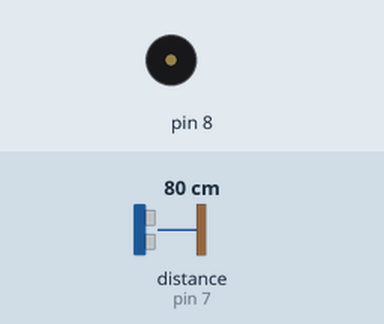
Bench run of a sketch on a simulated Arduino Uno, built with avr-gcc and run on an emulated ATmega328P. On the bench: buzzer (waves = sounding). Inputs (shaded band) come from the test bench; at power-on: distance to the obstacle (sensor on pin 7) 80 cm. The echo pulse lasts 58.3 µs per cm.

Above: at 1.3 s.
1.4 s: distance to the obstacle (sensor on pin 7) set to 12 cm
At 1.62 s:
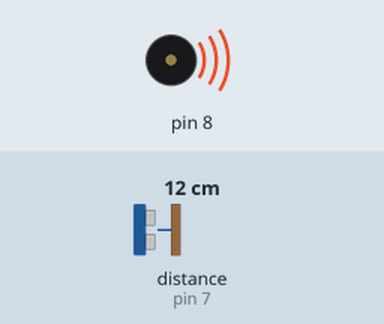
4.4 s: distance to the obstacle (sensor on pin 7) set to 9 cm
At 4.4 s:
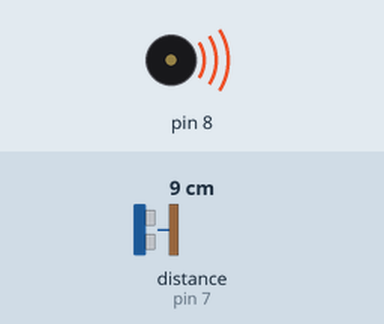
5.9 s: distance to the obstacle (sensor on pin 7) set to 18 cm
At 6.13 s:
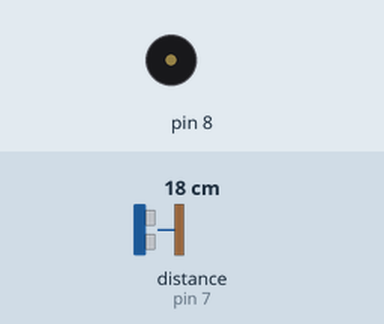
8.9 s: distance to the obstacle (sensor on pin 7) set to 2 cm
Timing chart, 0 to 11.4 s (numbered marks = the images above; inputs shaded):
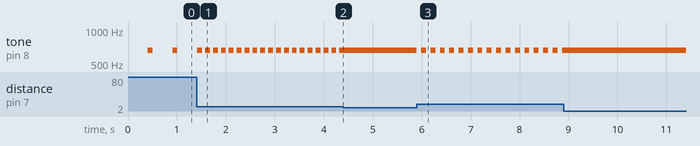

Measured:
- the behaviour switches between 11 and 10 cm on distance to the obstacle (sensor on pin 7) (found by bisection; images 1 and 2)
- after the input at 1.4 s, tone on pin 8: alternates 659 Hz for 0.10 s and silent for 0.06 s, starting after 0.18 s
- after the input at 4.4 s, tone on pin 8: stops changing and stays 659 Hz
- after the input at 5.9 s, tone on pin 8: alternates 659 Hz for 0.10 s and silent for 0.09 s, starting at once
- after the input at 8.9 s, tone on pin 8: stops changing and stays 659 Hz
- by itself, tone on pin 8: alternates 659 Hz for 0.10 s and silent for 0.41 s

The sketch:

Sensor_d_aparcament.ino
```cpp
/****************************************************************
**                                                             **
**                          TÍTOL:                             **
**                    sensor d'aparcament                      **
**                                                             **
**  NOM: Mohamed el Marnissi                  DATA: 14/05/2017 **
****************************************************************/
//************************ INCLUDE ******************************

#include "Ultrasonic.h"     //Llibreria del sensor ultrasonic
Ultrasonic ultrasonic(6,7); //Trigger, Echo

// Señal acustica
#include "pitches.h"        //Llibreria amb les notas musicales

//*********************** VARIABLES *****************************

int sonido = NOTE_E5;       //declarem la nota que volem fer sonar
int sonar;                  //Declaramos la variable sonar


//************************** SETUP ******************************

void setup() {

}

//*************************** LOOP ******************************

void loop()
{

   sonar = ultrasonic.Ranging(CM); // Llegim la distància del sonar

                                   // La funció ultrasonic.ranging (cm) ve declarada a la llibreria del sensor ultrasoni
                                   // Calcula la distància a la qual rebota un senyal enviat basant-se en el
                                   // temps que tarda a recórrer aquesta distància, retornant-la distància
                                   // en centímetres, a punt per utilitzar en casos de mesurament per ultrasons.

   if (sonar < 2000  && sonar >10)             //mentres la distaci sigui menor a 60 cm
   {
       noTone(8);                  //mantenim so apagat

       delay(sonar*5);            //Delay depenent del valor del sonar. Si la distància es redueix
                                   // el delay és menor i el senyal acústica sonés amb més freqüència.
                                   // Si la distància augmenta, el delay augmenta, disminuint la freqüència
                                   // amb la qual sonen els xiulets.

       tone(8, sonido);            //Señal d'avis

       delay(100);                 //Delay per mantenir la senyal acustica 0,1 segons minim

       noTone(8);                  //parem el so
   }
       if (sonar <= 10)          //Si la distancia del sonar es menor de 10 cm
       {
         tone(8, sonido);                //sona sense interrupcions
       }

}

//************************** FUNCIONS ***************************
```
